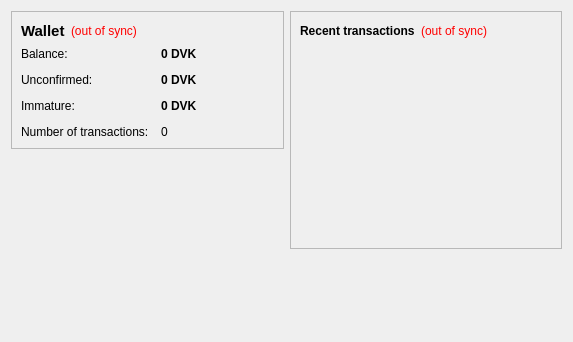
<?xml version="1.0" encoding="UTF-8"?>
<ui version="4.0">
 <class>OverviewPage</class>
 <widget class="QWidget" name="OverviewPage">
  <property name="geometry">
   <rect>
    <x>0</x>
    <y>0</y>
    <width>573</width>
    <height>342</height>
   </rect>
  </property>
  <property name="windowTitle">
   <string>Form</string>
  </property>
  <layout class="QHBoxLayout" name="horizontalLayout" stretch="1,1">
   <item>
    <layout class="QVBoxLayout" name="verticalLayout_2">
     <item>
      <widget class="QFrame" name="frame">
       <property name="frameShape">
        <enum>QFrame::StyledPanel</enum>
       </property>
       <property name="frameShadow">
        <enum>QFrame::Raised</enum>
       </property>
       <layout class="QVBoxLayout" name="verticalLayout_4">
        <item>
         <layout class="QHBoxLayout" name="horizontalLayout_4">
          <item>
           <widget class="QLabel" name="label_5">
            <property name="font">
             <font>
              <pointsize>11</pointsize>
              <weight>75</weight>
              <bold>true</bold>
             </font>
            </property>
            <property name="text">
             <string>Wallet</string>
            </property>
           </widget>
          </item>
          <item>
           <widget class="QLabel" name="labelWalletStatus">
            <property name="toolTip">
             <string>The displayed information may be out of date. Your wallet automatically synchronizes with the DaveCoin network after a connection is established, but this process has not completed yet.</string>
            </property>
            <property name="styleSheet">
             <string notr="true">QLabel { color: red; }</string>
            </property>
            <property name="text">
             <string notr="true">(out of sync)</string>
            </property>
            <property name="alignment">
             <set>Qt::AlignLeading|Qt::AlignLeft|Qt::AlignVCenter</set>
            </property>
           </widget>
          </item>
          <item>
           <spacer name="horizontalSpacer_2">
            <property name="orientation">
             <enum>Qt::Horizontal</enum>
            </property>
            <property name="sizeHint" stdset="0">
             <size>
              <width>40</width>
              <height>20</height>
             </size>
            </property>
           </spacer>
          </item>
         </layout>
        </item>
        <item>
         <layout class="QFormLayout" name="formLayout_2">
          <property name="fieldGrowthPolicy">
           <enum>QFormLayout::AllNonFixedFieldsGrow</enum>
          </property>
          <property name="horizontalSpacing">
           <number>12</number>
          </property>
          <property name="verticalSpacing">
           <number>12</number>
          </property>
          <item row="0" column="0">
           <widget class="QLabel" name="label">
            <property name="text">
             <string>Balance:</string>
            </property>
           </widget>
          </item>
          <item row="0" column="1">
           <widget class="QLabel" name="labelBalance">
            <property name="font">
             <font>
              <weight>75</weight>
              <bold>true</bold>
             </font>
            </property>
            <property name="cursor">
             <cursorShape>IBeamCursor</cursorShape>
            </property>
            <property name="toolTip">
             <string>Your current balance</string>
            </property>
            <property name="text">
             <string notr="true">0 DVK</string>
            </property>
            <property name="textInteractionFlags">
             <set>Qt::LinksAccessibleByMouse|Qt::TextSelectableByKeyboard|Qt::TextSelectableByMouse</set>
            </property>
           </widget>
          </item>
          <item row="1" column="0">
           <widget class="QLabel" name="label_3">
            <property name="text">
             <string>Unconfirmed:</string>
            </property>
           </widget>
          </item>
          <item row="1" column="1">
           <widget class="QLabel" name="labelUnconfirmed">
            <property name="font">
             <font>
              <weight>75</weight>
              <bold>true</bold>
             </font>
            </property>
            <property name="cursor">
             <cursorShape>IBeamCursor</cursorShape>
            </property>
            <property name="toolTip">
             <string>Total of transactions that have yet to be confirmed, and do not yet count toward the current balance</string>
            </property>
            <property name="text">
             <string notr="true">0 DVK</string>
            </property>
            <property name="textInteractionFlags">
             <set>Qt::LinksAccessibleByMouse|Qt::TextSelectableByKeyboard|Qt::TextSelectableByMouse</set>
            </property>
           </widget>
          </item>
          <item row="3" column="0">
           <widget class="QLabel" name="label_2">
            <property name="text">
             <string>Number of transactions:</string>
            </property>
           </widget>
          </item>
          <item row="3" column="1">
           <widget class="QLabel" name="labelNumTransactions">
            <property name="toolTip">
             <string>Total number of transactions in wallet</string>
            </property>
            <property name="text">
             <string notr="true">0</string>
            </property>
           </widget>
          </item>
          <item row="2" column="0">
           <widget class="QLabel" name="labelImmatureText">
            <property name="text">
             <string>Immature:</string>
            </property>
           </widget>
          </item>
          <item row="2" column="1">
           <widget class="QLabel" name="labelImmature">
            <property name="font">
             <font>
              <weight>75</weight>
              <bold>true</bold>
             </font>
            </property>
            <property name="toolTip">
             <string>Mined balance that has not yet matured</string>
            </property>
            <property name="text">
             <string notr="true">0 DVK</string>
            </property>
            <property name="textInteractionFlags">
             <set>Qt::LinksAccessibleByMouse|Qt::TextSelectableByKeyboard|Qt::TextSelectableByMouse</set>
            </property>
           </widget>
          </item>
         </layout>
        </item>
       </layout>
      </widget>
     </item>
     <item>
      <spacer name="verticalSpacer">
       <property name="orientation">
        <enum>Qt::Vertical</enum>
       </property>
       <property name="sizeHint" stdset="0">
        <size>
         <width>20</width>
         <height>40</height>
        </size>
       </property>
      </spacer>
     </item>
    </layout>
   </item>
   <item>
    <layout class="QVBoxLayout" name="verticalLayout_3">
     <item>
      <widget class="QFrame" name="frame_2">
       <property name="frameShape">
        <enum>QFrame::StyledPanel</enum>
       </property>
       <property name="frameShadow">
        <enum>QFrame::Raised</enum>
       </property>
       <layout class="QVBoxLayout" name="verticalLayout">
        <item>
         <layout class="QHBoxLayout" name="horizontalLayout_2">
          <item>
           <widget class="QLabel" name="label_4">
            <property name="text">
             <string>&lt;b&gt;Recent transactions&lt;/b&gt;</string>
            </property>
           </widget>
          </item>
          <item>
           <widget class="QLabel" name="labelTransactionsStatus">
            <property name="toolTip">
             <string>The displayed information may be out of date. Your wallet automatically synchronizes with the DaveCoin network after a connection is established, but this process has not completed yet.</string>
            </property>
            <property name="styleSheet">
             <string notr="true">QLabel { color: red; }</string>
            </property>
            <property name="text">
             <string notr="true">(out of sync)</string>
            </property>
            <property name="alignment">
             <set>Qt::AlignRight|Qt::AlignTrailing|Qt::AlignVCenter</set>
            </property>
           </widget>
          </item>
          <item>
           <spacer name="horizontalSpacer">
            <property name="orientation">
             <enum>Qt::Horizontal</enum>
            </property>
            <property name="sizeHint" stdset="0">
             <size>
              <width>40</width>
              <height>20</height>
             </size>
            </property>
           </spacer>
          </item>
         </layout>
        </item>
        <item>
         <widget class="QListView" name="listTransactions">
          <property name="styleSheet">
           <string notr="true">QListView { background: transparent; }</string>
          </property>
          <property name="frameShape">
           <enum>QFrame::NoFrame</enum>
          </property>
          <property name="verticalScrollBarPolicy">
           <enum>Qt::ScrollBarAlwaysOff</enum>
          </property>
          <property name="horizontalScrollBarPolicy">
           <enum>Qt::ScrollBarAlwaysOff</enum>
          </property>
          <property name="selectionMode">
           <enum>QAbstractItemView::NoSelection</enum>
          </property>
         </widget>
        </item>
       </layout>
      </widget>
     </item>
     <item>
      <spacer name="verticalSpacer_2">
       <property name="orientation">
        <enum>Qt::Vertical</enum>
       </property>
       <property name="sizeHint" stdset="0">
        <size>
         <width>20</width>
         <height>40</height>
        </size>
       </property>
      </spacer>
     </item>
    </layout>
   </item>
  </layout>
 </widget>
 <resources/>
 <connections/>
</ui>
